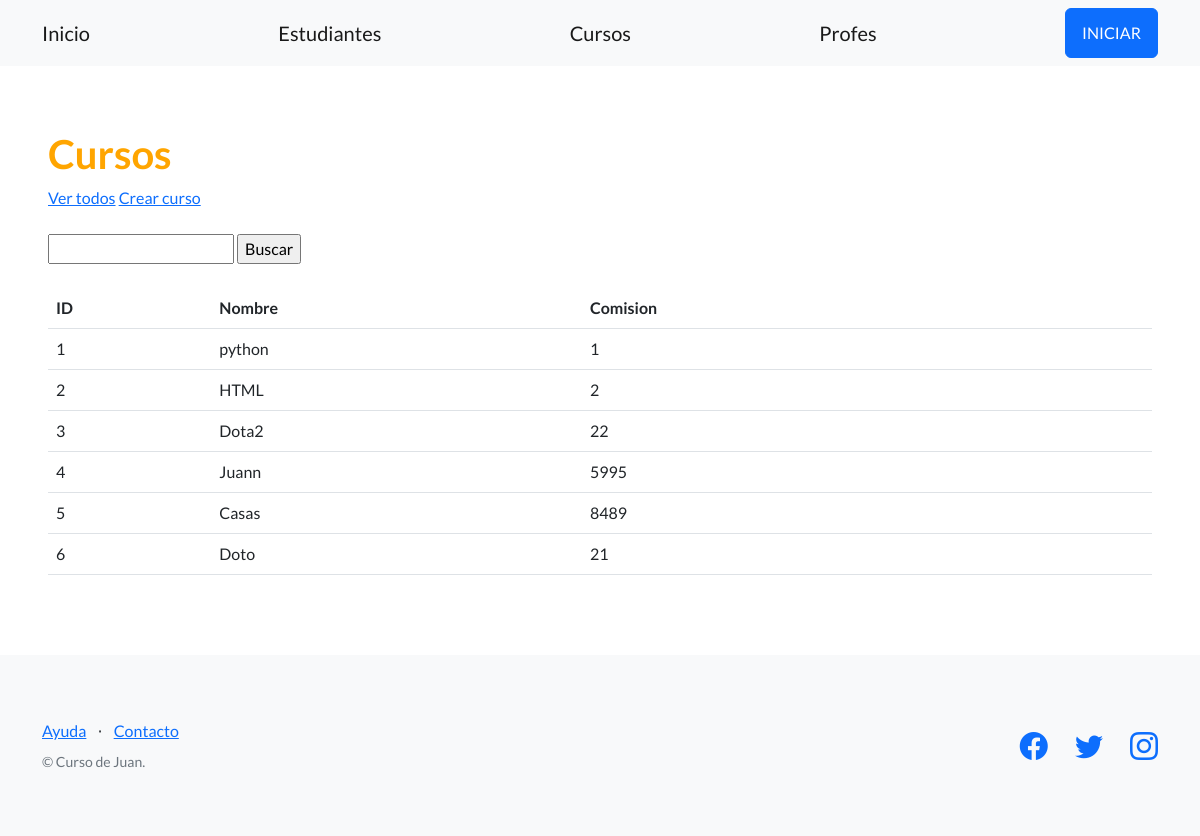
The app's page /estudios/cursos/ with its own data.
### control_estudios/models.py (models this page shows, shortened)
class Curso(models.Model):
    nombre = models.CharField(max_length=64)
    comision = models.IntegerField()

### control_estudios/views.py (the view)
# urls.py: path("cursos/", listar_cursos, name="lista_cursos"),
def listar_cursos(request):
    contexto = {
        "cursos": Curso.objects.all(),
    }
    http_response = render(
        request=request,
        template_name='control_estudios/lista_cursos.html',
        context=contexto,
    )
    return http_response

### control_estudios/templates/control_estudios/lista_cursos.html (shortened to what this page needs)
{% extends "base.html" %}
{% block contenido %}
<h1 style="color:orange;">
  Cursos
</h1>
<a href="{% url 'lista_cursos' %}">Ver todos</a>
<a href="{% url 'crear_curso' %}">Crear curso</a>
<br><br>
<form action="{% url 'buscar_cursos' %}" method="post">
  <input type="text" name="busqueda">
  <input type="submit" value="Buscar">
</form>
<br>
<table class="table">
  <tbody>
    <tr>
      <th>ID</th>
      <th>Nombre</th>
      <th>Comision</th>
      <th></th>
      <th></th>
    </tr>
    {% for curso in cursos %}
    <tr>
      <td>{{ curso.id }}</td>
      <td>{{ curso.nombre }}</td>
      <td>{{ curso.comision }}</td>
      <td>
      </td>
      <td>
      </td>
    </tr>
    {% endfor %}
  </tbody>
</table>
{% endblock contenido %}

### records on screen
Curso: id "1", nombre "python", comision "1"
Curso: id "2", nombre "HTML", comision "2"
Curso: id "3", nombre "Dota2", comision "22"
Curso: id "4", nombre "Juann", comision "5995"
Curso: id "5", nombre "Casas", comision "8489"
Curso: id "6", nombre "Doto", comision "21"
